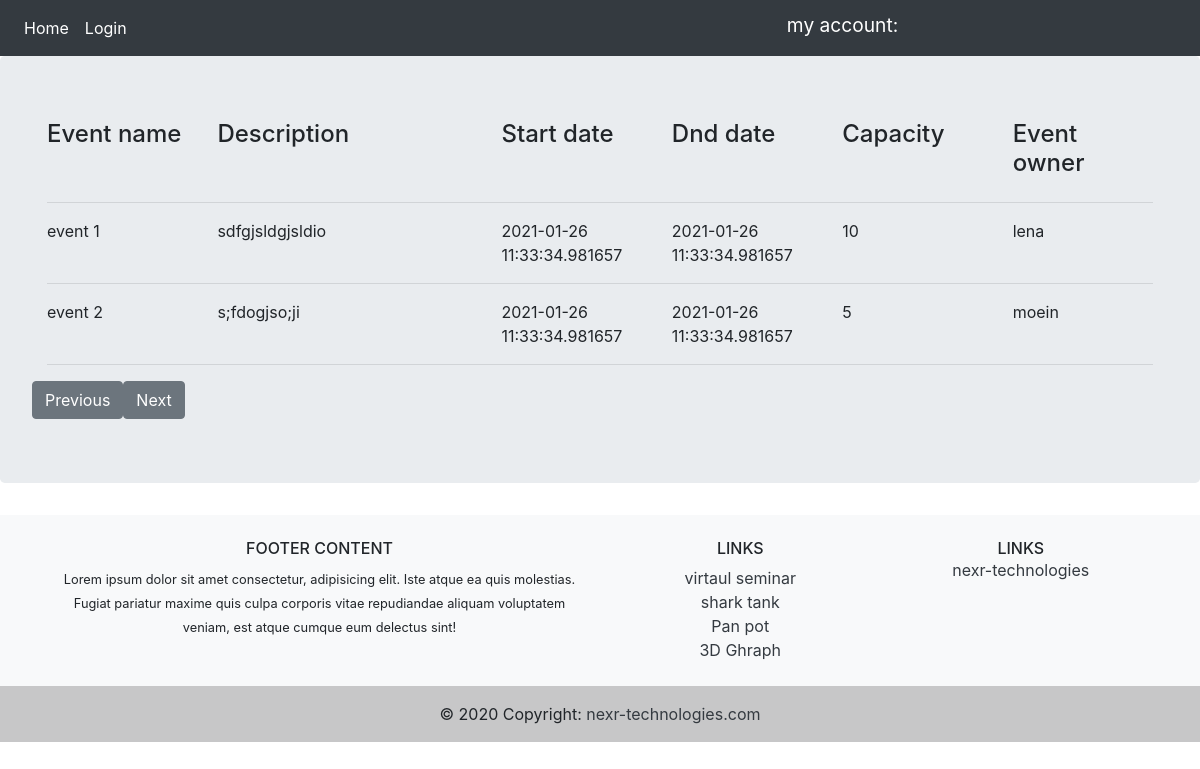
/, run on an earlier commit of the app's database.
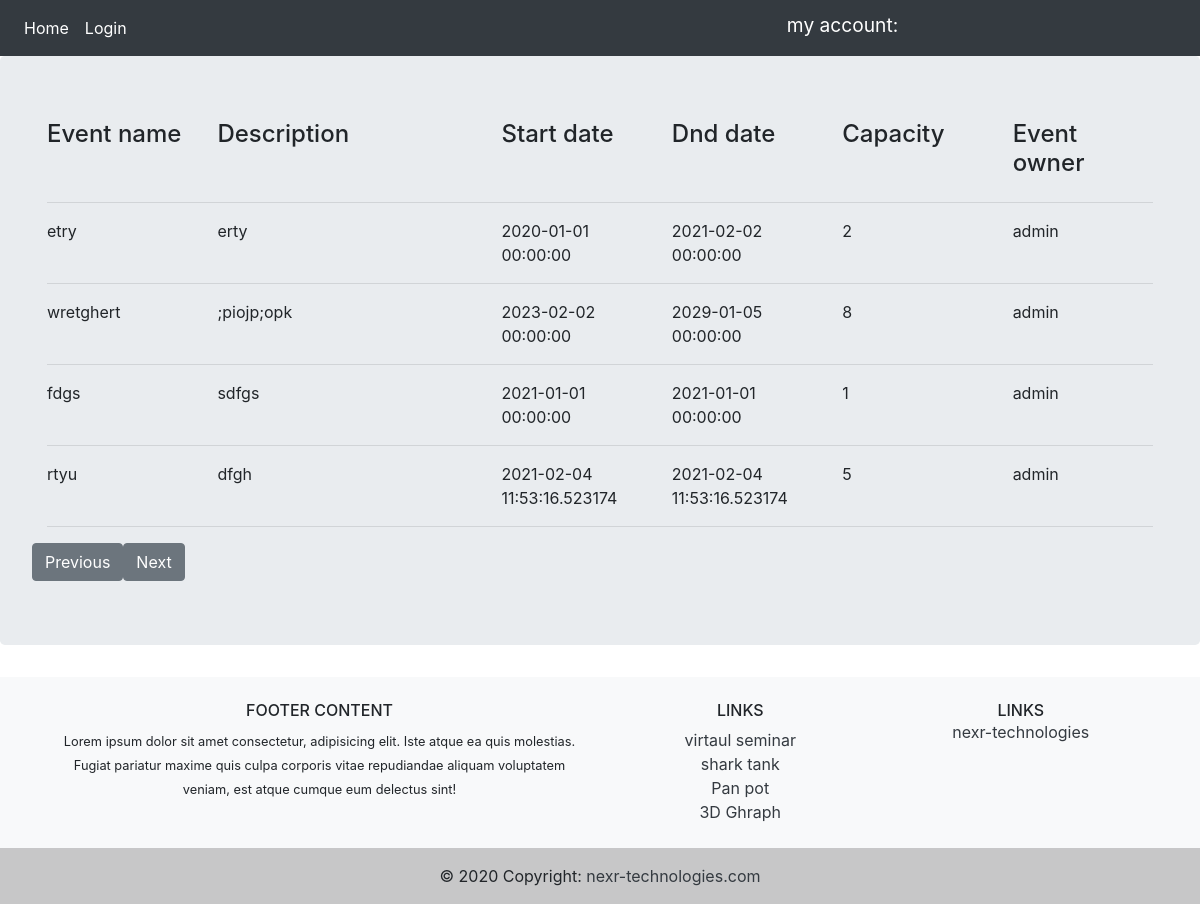
And on a later commit of the database.
### app/models.py (models this page shows, shortened)
class Event(db.Model):
    id = db.Column(db.Integer, primary_key=True)
    name = db.Column(db.String(120), nullable=False)
    description = db.Column(db.String(120), nullable=False)
    startdate = db.Column(db.DateTime, nullable=False,
                          default=datetime.datetime.now)
    enddate = db.Column(db.DateTime, nullable=False,
                        default=datetime.datetime.now)
    capacity = db.Column(db.Integer, nullable=True)
    user_id = db.Column(db.Integer, db.ForeignKey('user.id'), nullable=False)
    participants = db.relationship(
        'Participant', backref='eventParticipant', lazy=True)

class User(db.Model, UserMixin):
    id = db.Column(db.Integer, primary_key=True)
    username = db.Column(db.String(30), unique=True, nullable=False)
    email = db.Column(db.String(60), unique=True, nullable=False)
    password = db.Column(db.String(60), nullable=False)
    events = db.relationship('Event', backref='eventowner', lazy=True)
    roles = db.relationship('Role', backref='roleuser', lazy=True)

### app/routes.py (the view)
@app.route('/', methods=['GET', 'POST'])
def home():
    event = Event.query.limit(5).all()
    return render_template('home.html', form=event)

### app/templates/home.html
{% extends 'base.html' %}
{% block content %}
<div class="container">
    <div class="row">
            <div class="col-sm">
                <h4>Event name</h4>
            </div>
            <div class="col-3">
                <h4>Description</h4>
            </div>
            <div class="col-sm">
                <h4>Start date</h4>
            </div>
            <div class="col-sm">
                <h4>Dnd date</h4>
            </div>
            <div class="col-sm">
                <h4>Capacity</h4>
            </div>
            <div class="col-sm">
                <h4>Event owner</h4>
            </div>
    </div>
    <hr />
        {% for event in form %}
        <div class="row">
            <div class="col-sm">
               {{ event.name }}
            </div>
            <div class="col-3">
                {{ event.description }}
            </div>
            <div class="col-sm">
                {{ event.startdate }}
            </div>
            <div class="col-sm">
                {{ event.enddate }}
            </div>
            <div class="col-sm">
                {{ event.capacity }}
            </div>
            <div class="col-sm">
                {{ event.eventowner.username }}
            </div>
        </div>
        <hr />
        {% endfor %}
        <div class="row">
            <div>
                <a href="{{ url_for('homePaging' , move=-1) }}" class="btn btn-secondary">  Previous </a>
            </div>
            <div class="col=3">
                <a href="{{ url_for('homePaging' , move=1) }}" class="btn btn-secondary">  Next </a>
            </div>
        </div>
</div>
{% endblock %}

What changed in the data, as far as the page shows it:
removed Event: name "event 1", description "sdfgjsldgjsldio", startdate "2021-01-26 11:33:34.981657", enddate "2021-01-26 11:33:34.981657", capacity "10", eventowner.username "lena"
removed Event: name "event 2", description "s;fdogjso;ji", startdate "2021-01-26 11:33:34.981657", enddate "2021-01-26 11:33:34.981657", capacity "5", eventowner.username "moein"
added Event: name "etry", description "erty", startdate "2020-01-01 00:00:00", enddate "2021-02-02 00:00:00", capacity "2", eventowner.username "admin"
added Event: name "wretghert", description ";piojp;opk", startdate "2023-02-02 00:00:00", enddate "2029-01-05 00:00:00", capacity "8", eventowner.username "admin"
added Event: name "fdgs", description "sdfgs", startdate "2021-01-01 00:00:00", enddate "2021-01-01 00:00:00", capacity "1", eventowner.username "admin"
added Event: name "rtyu", description "dfgh", startdate "2021-02-04 11:53:16.523174", enddate "2021-02-04 11:53:16.523174", capacity "5", eventowner.username "admin"
